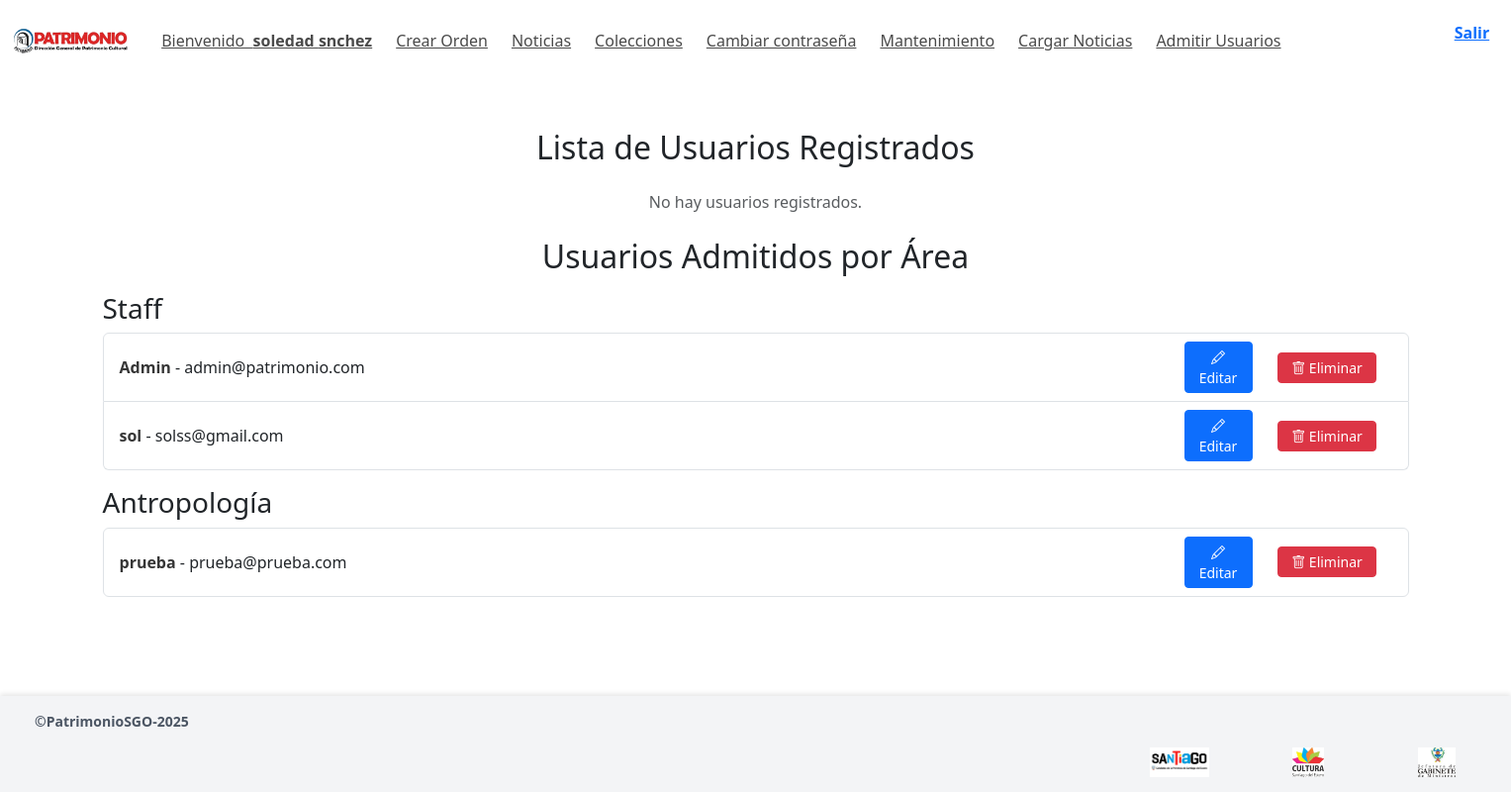
The page /users/ (signed in) on the database its author committed.
### cuentas/models.py (models this page shows, shortened)
class CustomUser(AbstractUser):
    username = models.CharField(max_length=150, unique=True, blank=False)
    nombre = models.CharField(max_length=100, blank=True, null=True)
    apellido = models.CharField(max_length=100, blank=True, null=True)
    email = models.EmailField(unique=True)
    area = models.CharField(max_length=50, choices=[
        ('Historia', 'Historia'),
        ('Bellas Artes', 'Bellas Artes'),
        ('Antropología', 'Antropología'),
        ('Staff', 'Staff')
    ], blank=True, null=True)
    admitido = models.BooleanField(default=False)
    groups = models.ManyToManyField(
        'auth.Group', related_name='customuser_groups', blank=True
    )
    user_permissions = models.ManyToManyField(
        'auth.Permission', related_name='customuser_permissions', blank=True
    )

### cuentas/views.py (the view)
# urls.py: path('users/',views.users, name='users'),
@login_required
def users(request):
    users = CustomUser.objects.all()
    users_admitidos = users.filter(admitido=True)  # ✅ Filtrar por admitido
    users_no_admitidos = users.filter(admitido=False)
    areas_dict = {}
    for user in users_admitidos:
        area = user.area if user.area else ""
        if area not in areas_dict:
            areas_dict[area] = []
        areas_dict[area].append(user)
    return render(request, "users/users_list.html", {
        "users_no_admitidos": users_no_admitidos,
        "areas_dict": areas_dict
    })

### cuentas/templates/users/users_list.html (shortened to what this page needs)
{% extends 'layouts/base.html' %}
{% load static %}
{% block content %}
  <link href="https://cdn.jsdelivr.net/npm/bootstrap@5.3.3/dist/css/bootstrap.min.css" rel="stylesheet"
>
  <link rel="stylesheet" href="https://cdn.jsdelivr.net/npm/bootstrap-icons/font/bootstrap-icons.css">
<div class="container mt-5">
<h2 class="text-center mb-4">Lista de Usuarios Registrados</h2>
{% if users_no_admitidos %}
    <ul class="list-group">
        {% for user in users_no_admitidos %}
                <li class="list-group-item d-flex justify-content-between align-items-center">
                    <div>
                        <strong>Usuario:</strong> {{ user.username }} <br>
                        <strong>Email:</strong> {{ user.email }} <br>
                        <strong>Área:</strong> {{ user.area }}
                    </div>
                    <div class="d-flex align-items-center">
                        <form action="{% url 'cuentas:admit_user' user.id %}" method="post">
                            {% csrf_token %}
                            <button type="submit" class="btn btn-success btn-sm btn-custom">
                                <i class="bi bi-check"></i> Admitir
                            </button>
                        </form>
                        </form>
                        <form action="{% url 'cuentas:delete_user' user.id %}" method="post" style="margin-left: 10px;">
                            {% csrf_token %}
                            <button type="submit" class="btn btn-danger btn-sm btn-custom">
                                <i class="bi bi-trash"></i> Eliminar
                            </button>
                        </form>
                    </div>
                </li>
        {% endfor %}
    </ul>
{% else %}
    <p class="text-center text-muted">No hay usuarios registrados.</p>
{% endif %}
<h2 class="mt-4 text-center">Usuarios Admitidos por Área</h2>
{% if areas_dict %}
    {% for area, users in areas_dict.items %}
        {% if area and area %}
            <h3 class="mt-3">{{ area }}</h3>
            <ul class="list-group">
                {% for user in users %}
                    {% if not user.is_superuser %}
                        <li class="list-group-item d-flex justify-content-between align-items-center">
                            <div>
                                <strong>{{ user.username }}</strong> - {{ user.email }}
                            </div>
                            <div class="d-flex align-items-center">
                                <a href="{% url 'cuentas:edit_user' user.id %}" class="btn btn-primary btn-sm btn-custom">
                                    <i class="bi bi-pencil"></i> Editar
                                </a>
                                <form action="{% url 'cuentas:delete_user' user.id %}" method="post" style="margin-left: 10px;">
                                    <button type="submit" class="btn btn-danger btn-sm btn-custom">
                                        <i class="bi bi-trash"></i> Eliminar
                                    </button>
                                </form>
                            </div>
                        </li>
                    {% endif %}
                {% endfor %}
            </ul>
        {% endif %}
    {% endfor %}
{% else %}
    <p class="text-center text-muted">No hay usuarios admitidos.</p>
{% endif %}
</div>
{% endblock %}

### cuentas/templates/layouts/base.html (shortened to what this page needs)
{% load static %}
<!DOCTYPE html>
<html>
<head>
    <link rel="stylesheet" href="{% static 'css/styles.css' %}">
    <link href="https://cdn.jsdelivr.net/npm/bootstrap@5.3.0/dist/css/bootstrap.min.css" rel="stylesheet">
    <script src="https://cdn.tailwindcss.com"></script>
    <link href="https://cdn.jsdelivr.net/npm/sweetalert2@11.14.4/dist/sweetalert2.min.css" rel="stylesheet">
    <link rel="stylesheet" href="https://cdn.jsdelivr.net/npm/bulma@0.9.4/css/bulma.min.css">
</head>
<body>
{% if request.user.is_authenticated and request.path != "/" and request.path != "/register/" and request.path != "/login/" %}
  <nav class="navbar" role="navigation" aria-label="main navigation">
    <div class="navbar-brand">
      <a class="navbar-item" href="#">
        <img src="{% static 'img/logo.png' %}" alt="Patrimonio SGO" class="w-full h-10 mr-2 object-contain">
      </a>
      <div id="navbarBasicExample" class="navbar-menu">
        <div class="navbar-start">
        <a class="navbar-item" href="/profile/">
          Bienvenido &nbsp; <strong>{{ request.user.nombre }} {{ request.user.apellido }}</strong>
        </a>
        <a class="navbar-item" href="/mantenimiento/ordenes/nueva/"> Crear Orden </a>
        <a class="navbar-item" href="/news/"> Noticias </a>
        <a class="navbar-item" href="/profile/"> Colecciones </a>
        <a class="navbar-item" href="/update_password/"> Cambiar contraseña </a>
        {% if request.user.is_staff or request.user.is_superuser %}
        <a class="navbar-item" href="/mantenimiento/ordenes/"> Mantenimiento </a>
          <a class="navbar-item" href="/cargar_noticias/"> Cargar Noticias </a>
          <a class="navbar-item" href="/users/"> Admitir Usuarios </a>
          {% endif %}
      </div>
      <div class="navbar-end">
        <div class="navbar-item">
          <p><a href="{% url 'cuentas:home' %}"><strong>Salir</strong></a></p>
        </div>
      </div>
    </div>
  </div>
  </nav>
{% endif %}
  <div id="columns">
    {% block content %}
    {% endblock %}
  </div>
  <footer>
    <p>©PatrimonioSGO-2025</p>
    <div class="footer-images">
        <img src="{% static 'img/gob_sgo.jpg' %}" alt="Gobierno SGO">
        <img src="{% static 'img/cultura.jpg' %}" alt="CulturaSGO">
        <img src="{% static 'img/jefatura.jpg' %}" alt="Jefatura">
    </div>
  </footer>
</body>
</html>

### cuentas/static/css/styles.css (style rules this page uses)
html, body { width: 100vw; height: 100vh; margin: 0; display: flex; flex-direction: column; }
.navbar-menu { display: flex; flex-direction: column; align-items: center; width: 100%; }
.navbar-end { display: flex; justify-content: center; width: 100%; }
.navbar-item { display: block; padding: 10px; font-size: 16px; text-align: center; }
@media (min-width: 768px) { .navbar-menu { flex-direction: row; justify-content: space-between; } }
@media (min-width: 768px) { .navbar-end { justify-content: flex-end; } }
form { margin: auto; display: flex; flex-direction: column; align-items: center; justify-content: center; width: 100%; }
.btn-custom { width: 100px; padding: 8px 12px; }
footer { position: relative; width: 100%; background-color: #f3f4f6; padding: 15px; display: flex; align-items: center; justify-content: space-between; box-shadow: 0px -2px 5px rgba(0, 0, 0, 0.1); margin-top: auto; }
footer p { font-size: 14px; color: #4b5563; font-weight: bold; margin-left: 20px; }
.footer-images { display: flex; justify-content: flex-end; gap: 10px; }
footer img { width: 120px; height: 30px; object-fit: contain; }
@media (min-width: 540px) { footer img { width: 120px; height: 30px; object-fit: contain; } }

### rows shown on the page
CustomUser: user.nombre "soledad", user.apellido "snchez", username "sol", email "solss@gmail.com"
CustomUser: area "Staff", username "Admin", email "admin@patrimonio.com"
CustomUser: area "Antropología", username "prueba", email "prueba@prueba.com"
